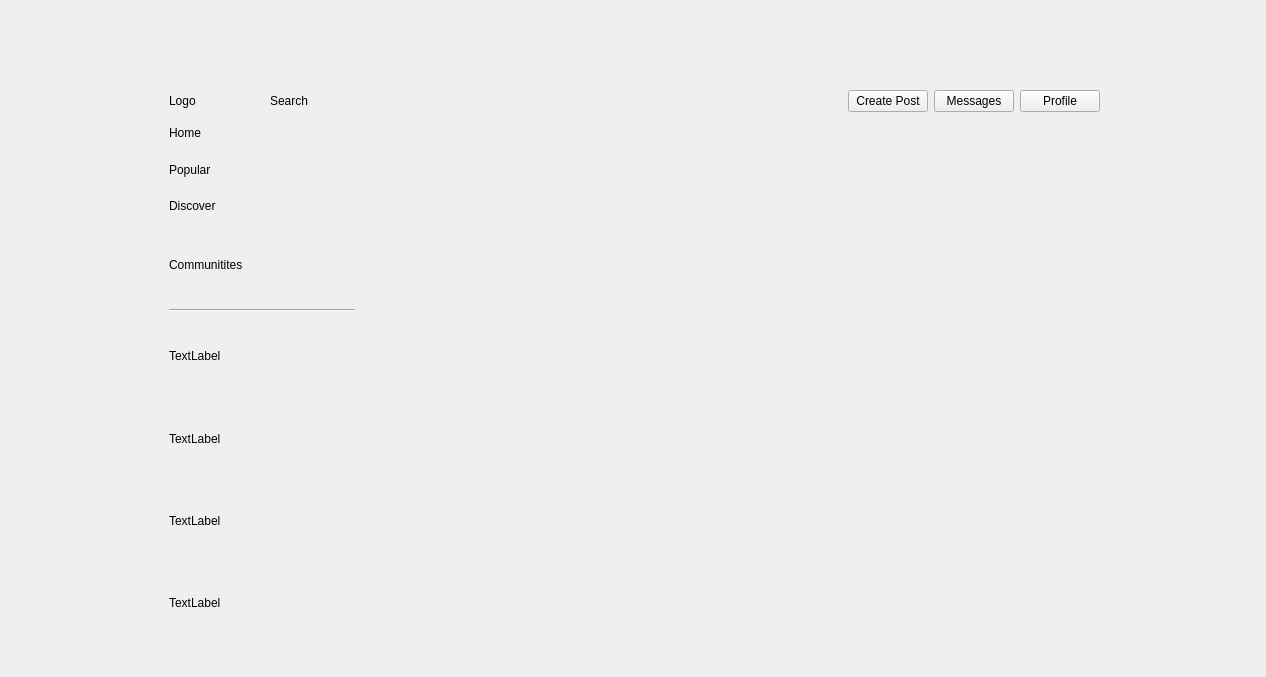
<?xml version="1.0" encoding="UTF-8"?>
<ui version="4.0">
 <class>Home</class>
 <widget class="QMainWindow" name="Home">
  <property name="geometry">
   <rect>
    <x>0</x>
    <y>0</y>
    <width>1266</width>
    <height>677</height>
   </rect>
  </property>
  <property name="windowTitle">
   <string>MainWindow</string>
  </property>
  <widget class="QWidget" name="centralwidget">
   <widget class="QWidget" name="verticalLayoutWidget">
    <property name="geometry">
     <rect>
      <x>169</x>
      <y>90</y>
      <width>931</width>
      <height>551</height>
     </rect>
    </property>
    <layout class="QVBoxLayout" name="bodyContainer" stretch="2,8">
     <item>
      <layout class="QHBoxLayout" name="topBar" stretch="1,4,2,0,0,0">
       <item>
        <widget class="QLabel" name="label_4">
         <property name="text">
          <string>Logo</string>
         </property>
        </widget>
       </item>
       <item>
        <widget class="QLabel" name="label_3">
         <property name="text">
          <string>Search</string>
         </property>
        </widget>
       </item>
       <item>
        <spacer name="horizontalSpacer">
         <property name="orientation">
          <enum>Qt::Horizontal</enum>
         </property>
         <property name="sizeHint" stdset="0">
          <size>
           <width>40</width>
           <height>20</height>
          </size>
         </property>
        </spacer>
       </item>
       <item>
        <widget class="QPushButton" name="create_post_btn">
         <property name="text">
          <string>Create Post</string>
         </property>
        </widget>
       </item>
       <item>
        <widget class="QPushButton" name="pushButton_2">
         <property name="text">
          <string>Messages</string>
         </property>
        </widget>
       </item>
       <item>
        <widget class="QPushButton" name="pushButton_3">
         <property name="text">
          <string>Profile</string>
         </property>
        </widget>
       </item>
      </layout>
     </item>
     <item>
      <layout class="QHBoxLayout" name="mainBody" stretch="2,6,2">
       <item>
        <layout class="QVBoxLayout" name="leftArea" stretch="2,8">
         <item>
          <layout class="QVBoxLayout" name="verticalLayout_6">
           <item>
            <widget class="QLabel" name="label_6">
             <property name="text">
              <string>Home</string>
             </property>
            </widget>
           </item>
           <item>
            <widget class="QLabel" name="label_7">
             <property name="text">
              <string>Popular</string>
             </property>
            </widget>
           </item>
           <item>
            <widget class="QLabel" name="label_5">
             <property name="text">
              <string>Discover</string>
             </property>
            </widget>
           </item>
          </layout>
         </item>
         <item>
          <layout class="QVBoxLayout" name="verticalLayout_5">
           <item>
            <widget class="QLabel" name="label_8">
             <property name="text">
              <string>Communitites</string>
             </property>
            </widget>
           </item>
           <item>
            <widget class="Line" name="line">
             <property name="orientation">
              <enum>Qt::Horizontal</enum>
             </property>
            </widget>
           </item>
           <item>
            <widget class="QLabel" name="label_9">
             <property name="text">
              <string>TextLabel</string>
             </property>
            </widget>
           </item>
           <item>
            <widget class="QLabel" name="label_10">
             <property name="text">
              <string>TextLabel</string>
             </property>
            </widget>
           </item>
           <item>
            <widget class="QLabel" name="label_12">
             <property name="text">
              <string>TextLabel</string>
             </property>
            </widget>
           </item>
           <item>
            <widget class="QLabel" name="label_11">
             <property name="text">
              <string>TextLabel</string>
             </property>
            </widget>
           </item>
          </layout>
         </item>
        </layout>
       </item>
       <item>
        <layout class="QVBoxLayout" name="centerArea"/>
       </item>
       <item>
        <layout class="QVBoxLayout" name="rightArea"/>
       </item>
      </layout>
     </item>
    </layout>
   </widget>
  </widget>
 </widget>
 <resources/>
 <connections/>
</ui>
